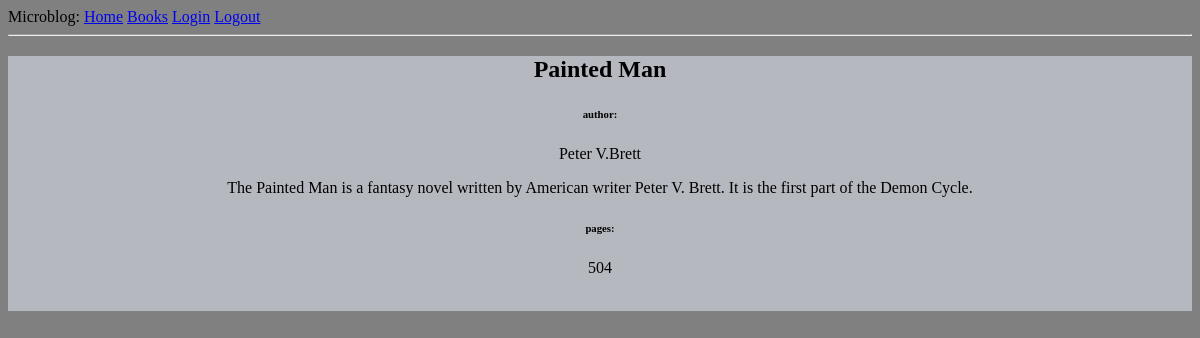
/detail_book/Painted Man, run on the app's committed database.
### app/models.py (models this page shows)
class Book(db.Model):
	id = db.Column(db.Integer, primary_key=True)
	title = db.Column(db.String(255), index=True)
	description = db.Column(db.String(255))
	author = db.Column(db.String(255))
	pages = db.Column(db.Integer)
	opinions = db.relationship('Opinion', lazy='dynamic')

### app/routes.py (the view)
@app.route('/detail_book/<title>')
def detail_book(title):
    book = Book.query.filter_by(title=title).first_or_404()
    return render_template('detail_book.html', book=book)

### app/templates/detail_book.html
{% extends "base.html" %}
{% block content %}
<div id="book-container">
    <h2>{{ book.title }}</h2>
    <div><p><h6>author:</h6> {{ book.author }}</p></div>
    <div><p>{{ book.description }}</p></div>
    <div><p><h6>pages: </h6> {{ book.pages }}</p></div>
    <br>
</div>
{% endblock %}

### app/static/css/style.css (style rules this page uses)
body { background-color: grey; }
#book-container { text-align: center; background-color: #b5b9bf; }

### data on the page
Book: title "Painted Man", author "Peter V.Brett", description "The Painted Man is a fantasy novel written by American writer Peter V. Brett. It is the first part of the Demon Cycle.", pages "504"
